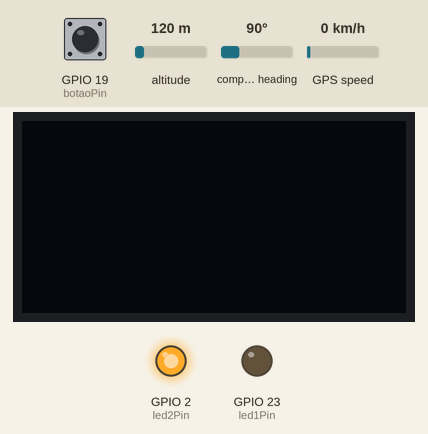
The sketch below on a simulated ESP32. Shown: 128×64 one-colour display, output pins drawn as LEDs (lit = HIGH). The test bench sets the inputs (shaded band); at power-on: GPIO 19 (botaoPin) HIGH, altitude 120 m, compass heading 90°, GPS speed 0 km/h. WiFi joins after 1.5 s; servers stay silent unless stated; the display library's start-up logo is not drawn; the GPS gets a fix after 3 s at 37.7749, -122.4194 with 8 satellites; web services answer with replies made up by the test bench; what the sketch prints to the serial monitor is not drawn.

Above: at 5.2 s.
5.3 s: GPIO 19 (botaoPin) pulled LOW for 3.2 s
At 6.0 s:
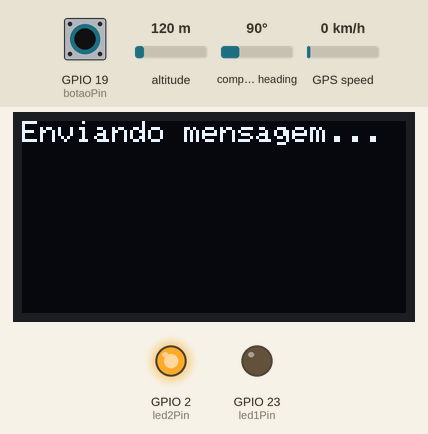
At 7.6 s:
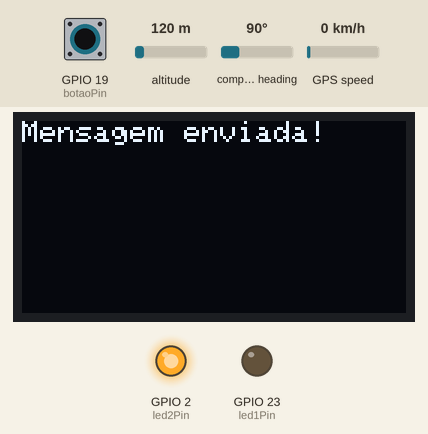
Timing chart, 0 to 9.1 s (numbered marks = the images above; inputs shaded):
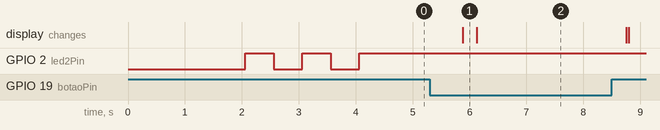

Measured:
- after the input at 5.3 s, the display: changes after 0.58 s (image 1)

The sketch:

bot_odepanico-com-m_dulo-gps.ino
```cpp
#include <Wire.h>                // Biblioteca para comunicação I2C
#include <Adafruit_SSD1306.h>     // Biblioteca para o display SSD1306
#include <TinyGPS++.h>            // Biblioteca para o módulo GPS
#include <WiFi.h>                 // Biblioteca para conectar o ESP32 ao WiFi
#include <HTTPClient.h>           // Biblioteca para fazer requisições HTTP
#include <ArduinoJson.h>          // Biblioteca para manipular JSON

// Configuração do display SSD1306
#define SCREEN_WIDTH 128
#define SCREEN_HEIGHT 64
#define OLED_RESET    -1  // Se você não tiver um pino de reset, use -1

Adafruit_SSD1306 display(SCREEN_WIDTH, SCREEN_HEIGHT, &Wire, OLED_RESET);

// Configuração do GPS
#define GPS_RX_PIN 16
#define GPS_TX_PIN 17

TinyGPSPlus gps;  // Instância do objeto GPS
HardwareSerial mySerial(1);  // Usando a segunda porta serial (Serial1) para o GPS

// Configuração da rede Wi-Fi
const char* ssid = "Nome da rede WiFi";
const char* password = "Senha do WiFi";

// Configuração dos pinos
const int botaoPin = 19;   // Botão no pino 19
const int led1Pin = 23;    // LED1 (não usado mais, mas pode ser útil para testes)
const int led2Pin = 2;     // LED2 (não usado, mas também pode ser útil)

// Configuração do CallMeBot
String phoneNumber = "5595000000000";  // Número de telefone
String apiKey = "Chave API";  // Chave da API fornecida pelo CallMeBot
String mensagem = "SOCORRO!!!! ME AJUDE";  // Mensagem a ser enviada

// Função para conectar ao Wi-Fi
void conectarWifi() {
  Serial.println("Conectando ao Wi-Fi...");
  WiFi.begin(ssid, password);

  // Pisca o LED2 enquanto o ESP32 se conecta
  while (WiFi.status() != WL_CONNECTED) {
    digitalWrite(led2Pin, HIGH);
    delay(500);
    digitalWrite(led2Pin, LOW);
    delay(500);
  }
  Serial.println("Conectado ao Wi-Fi!");
  Serial.print("IP: ");
  Serial.println(WiFi.localIP());
  digitalWrite(led2Pin, HIGH);  // LED2 ligado indica conexão bem-sucedida
}

// Função para obter localização do GPS
String obterLocalizacaoGPS() {
  while (mySerial.available() > 0) {
    gps.encode(mySerial.read());
  }

  if (gps.location.isUpdated()) {  // Verifica se a localização foi atualizada
    double latitude = gps.location.lat();
    double longitude = gps.location.lng();

    String loc = String(latitude, 6) + "," + String(longitude, 6);
    return loc;
  } else {
    return "GPS não disponível";
  }
}

// Função para enviar a mensagem via CallMeBot API
void enviarMensagem(String phoneNumber, String apiKey, String message) {
  HTTPClient http;

  String url = "https://api.callmebot.com/whatsapp.php?phone=" + phoneNumber +
               "&apikey=" + apiKey + "&text=" + urlencode(message);

  http.begin(url);
  int httpResponseCode = http.GET();

  if (httpResponseCode == 200) {
    Serial.println("Mensagem enviada com sucesso!");
  } else {
    Serial.println("Erro ao enviar mensagem.");
    Serial.print("Código HTTP: ");
    Serial.println(httpResponseCode);
  }
  http.end();
}

// Função de codificação para URL
String urlencode(const String& str) {
  String encoded = "";
  for (unsigned int i = 0; i < str.length(); i++) {
    char c = str.charAt(i);
    if (isalnum(c) || c == '-' || c == '_' || c == '.' || c == '~') {
      encoded += c;
    } else {
      encoded += '%' + String(c, HEX);
    }
  }
  return encoded;
}

void setup() {
  Serial.begin(115200);  // Inicializa a comunicação serial

  pinMode(botaoPin, INPUT_PULLUP);  // Configura o botão com pull-up interno
  pinMode(led1Pin, OUTPUT);  // Configura o LED1 como saída (não será usado agora)
  pinMode(led2Pin, OUTPUT);  // Configura o LED2 como saída

  // Inicializa o display SSD1306
  if (!display.begin(SSD1306_I2C_ADDRESS, OLED_RESET)) {
    Serial.println(F("Erro ao iniciar o display SSD1306"));
    while (true);
  }

  display.display();  // Exibe a tela inicial
  delay(2000);  // Espera um pouco para que o display seja visível

  display.clearDisplay();  // Limpa a tela

  conectarWifi();  // Conectar ao Wi-Fi

  // Inicializa a comunicação serial com o GPS
  mySerial.begin(9600, SERIAL_8N1, GPS_RX_PIN, GPS_TX_PIN);
}

void loop() {
  static bool flag = true;  // Controle para evitar múltiplos envios

  if (digitalRead(botaoPin) == LOW) {  // Botão pressionado (estado LOW)
    Serial.println("Botão pressionado. Preparando para enviar mensagem.");
    delay(500);  // Debounce para o botão

    display.clearDisplay();  // Limpa o display
    display.setTextSize(1);  // Define o tamanho do texto
    display.setTextColor(SSD1306_WHITE);  // Define a cor do texto (branco)
    display.setCursor(0, 0);  // Define o ponto inicial do texto
    display.print("Enviando mensagem...");

    display.display();  // Atualiza o display

    String localizacao = obterLocalizacaoGPS();  // Obtém a localização do GPS
    mensagem += ", Localização: https://maps.google.com/?q=" + localizacao;

    if (flag) {
      enviarMensagem(phoneNumber, apiKey, mensagem);
      flag = false;  // Evita envio repetido
    }

    // Mensagem enviada
    display.clearDisplay();
    display.setCursor(0, 0);
    display.print("Mensagem enviada!");
    display.display();
    delay(2000);  // Exibe a confirmação por 2 segundos
  } else {
    flag = true;  // Restaura a flag quando o botão é solto
  }

  delay(100);  // Delay para reduzir o uso da CPU
}
```
